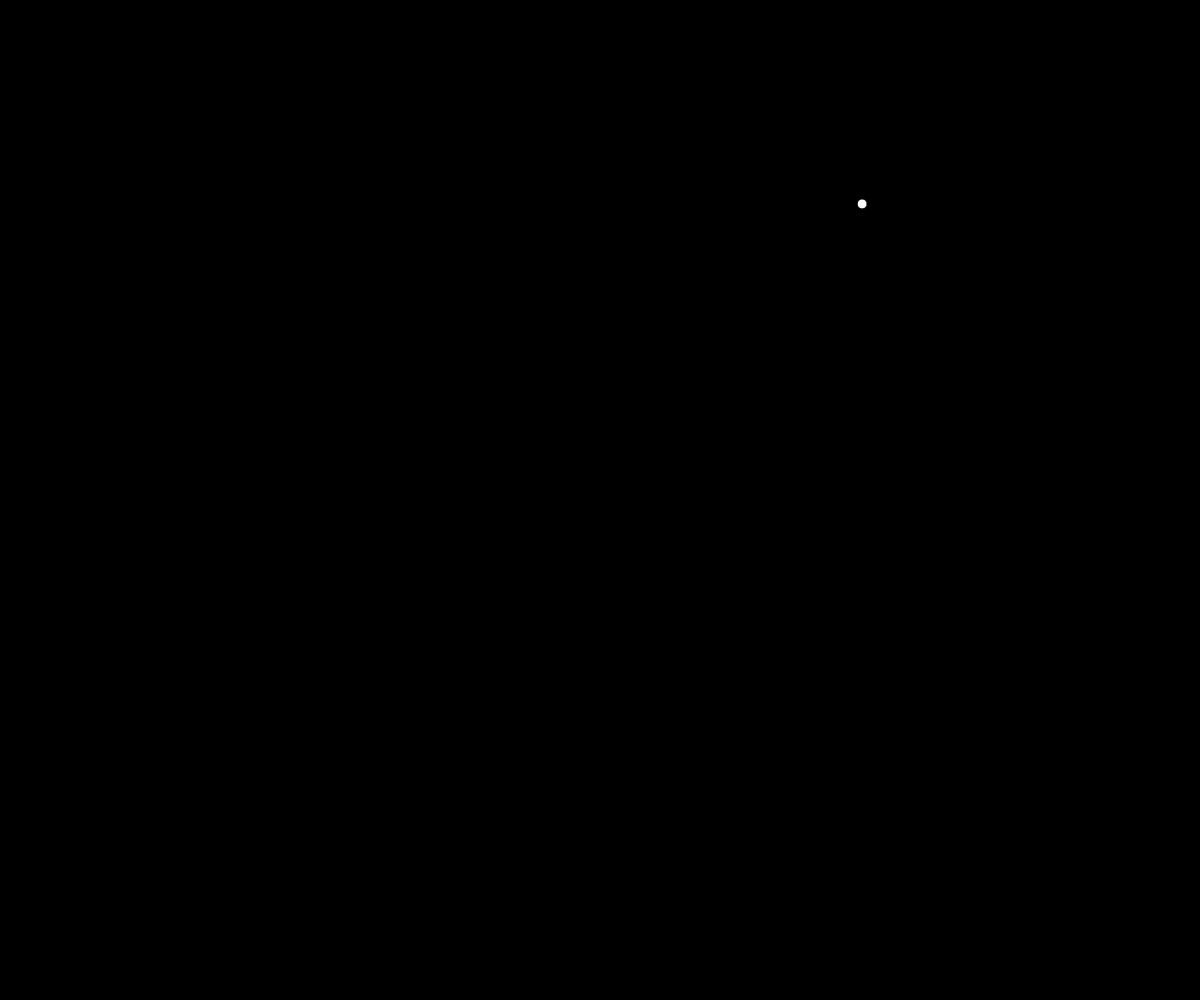
Frame 1 (no input)
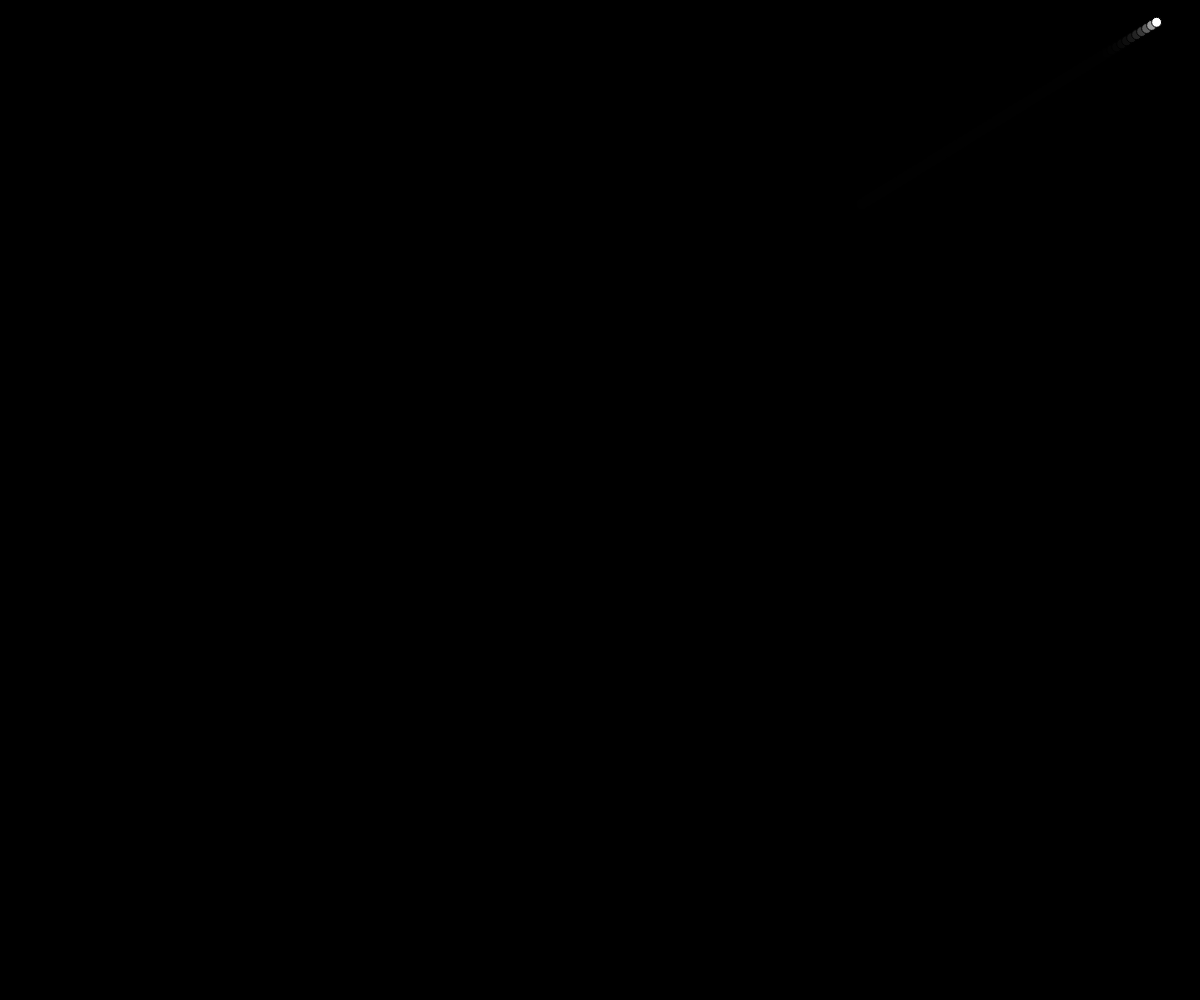
Frame 60 (no input)
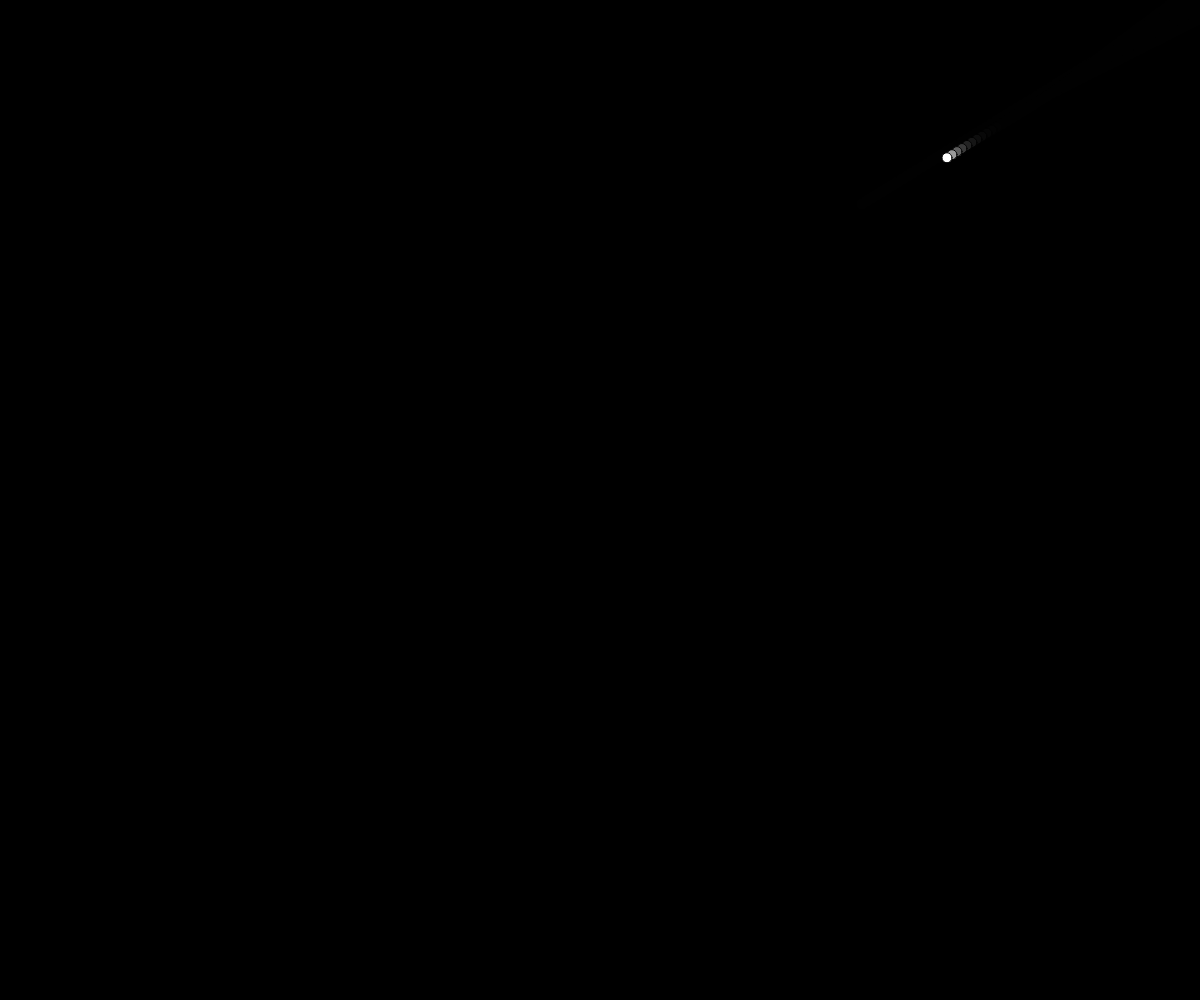
Frame 120 (the mouse pressed at the canvas centre since frame 60)

The p5.js sketch that drew these frames (run headless with seeded random() and noise() and a simulated clock; from frame 60 on, the mouse is pressed at the canvas centre):

// p5.js sketch
// ── sketch.js

let ballarray = []
let collide = false
let collidetestparam = 0

function setup(){
    createCanvas(windowWidth, windowHeight)
    background(0)


    for(var i = 0; i < 1; i ++){
        let b = new ball();
        ballarray.push(b)
    }




}

function draw(){
    background(0,100)
    fill(255)
    for(var i = 0; i < ballarray.length; i ++){
        ballarray[i].show()
    }



    if (collide == true){
        collide = false
        collidetestparam += 10
        collidetestparam =  collidetestparam % 100

    }




}


class ball{
    constructor() {
        this.x = random(0, windowWidth);
        this.y = random(0, windowHeight)

        this.xspeed = random(-10, 10)
        this.yspeed = random(-10,10)
        this.shine = 1
    }

    show(){
        fill(255)

        if ((this.x > windowWidth) || (this.x < 0)){
            this.xspeed *= -1
            this.shine = 4
            collide = true
        }
        if ((this.y > windowHeight) || (this.y < 0)){
            this.yspeed *= -1
            this.shine = 4
            collide = true
        }

        if (this.shine > 1){
            this.shine -= 0.1

        }


        this.x += this.xspeed
        this.y += this.yspeed
        circle(this.x, this.y, 10 * this.shine)
    }

}
